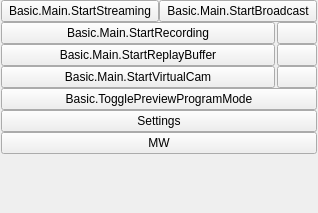
<?xml version="1.0" encoding="UTF-8"?>
<ui version="4.0">
 <class>OBSBasicControls</class>
 <widget class="QWidget" name="OBSBasicControls">
  <property name="geometry">
   <rect>
    <x>0</x>
    <y>0</y>
    <width>318</width>
    <height>213</height>
   </rect>
  </property>
  <layout class="QVBoxLayout" name="verticalLayout_9">
   <property name="spacing">
    <number>0</number>
   </property>
   <property name="leftMargin">
    <number>1</number>
   </property>
   <property name="topMargin">
    <number>0</number>
   </property>
   <property name="rightMargin">
    <number>1</number>
   </property>
   <property name="bottomMargin">
    <number>1</number>
   </property>
   <item>
    <widget class="QFrame" name="controlsFrame">
     <layout class="QVBoxLayout" name="buttonsVLayout">
      <property name="spacing">
       <number>0</number>
      </property>
      <property name="leftMargin">
       <number>0</number>
      </property>
      <property name="topMargin">
       <number>0</number>
      </property>
      <property name="rightMargin">
       <number>0</number>
      </property>
      <property name="bottomMargin">
       <number>0</number>
      </property>
      <item>
       <layout class="QHBoxLayout" name="horizontalLayout_7">
        <item>
         <widget class="QPushButton" name="streamButton">
          <property name="enabled">
           <bool>true</bool>
          </property>
          <property name="sizePolicy">
           <sizepolicy hsizetype="Ignored" vsizetype="Fixed">
            <horstretch>0</horstretch>
            <verstretch>0</verstretch>
           </sizepolicy>
          </property>
          <property name="minimumSize">
           <size>
            <width>150</width>
            <height>0</height>
           </size>
          </property>
          <property name="text">
           <string>Basic.Main.StartStreaming</string>
          </property>
         </widget>
        </item>
        <item>
         <widget class="QPushButton" name="broadcastButton">
          <property name="enabled">
           <bool>true</bool>
          </property>
          <property name="sizePolicy">
           <sizepolicy hsizetype="Ignored" vsizetype="Fixed">
            <horstretch>0</horstretch>
            <verstretch>0</verstretch>
           </sizepolicy>
          </property>
          <property name="minimumSize">
           <size>
            <width>150</width>
            <height>0</height>
           </size>
          </property>
          <property name="text">
           <string>Basic.Main.StartBroadcast</string>
          </property>
         </widget>
        </item>
       </layout>
      </item>
      <item>
       <layout class="QHBoxLayout" name="recordingLayout">
        <property name="spacing">
         <number>2</number>
        </property>
        <property name="leftMargin">
         <number>0</number>
        </property>
        <property name="topMargin">
         <number>0</number>
        </property>
        <property name="rightMargin">
         <number>0</number>
        </property>
        <property name="bottomMargin">
         <number>0</number>
        </property>
        <item>
         <widget class="QPushButton" name="recordButton">
          <property name="enabled">
           <bool>true</bool>
          </property>
          <property name="sizePolicy">
           <sizepolicy hsizetype="MinimumExpanding" vsizetype="Fixed">
            <horstretch>0</horstretch>
            <verstretch>0</verstretch>
           </sizepolicy>
          </property>
          <property name="minimumSize">
           <size>
            <width>0</width>
            <height>0</height>
           </size>
          </property>
          <property name="text">
           <string>Basic.Main.StartRecording</string>
          </property>
         </widget>
        </item>
        <item>
         <widget class="QPushButton" name="pauseRecordButton">
          <property name="enabled">
           <bool>true</bool>
          </property>
          <property name="minimumSize">
           <size>
            <width>0</width>
            <height>0</height>
           </size>
          </property>
          <property name="toolTip">
           <string>Basic.Main.PauseRecording</string>
          </property>
          <property name="accessibleName">
           <string>Basic.Main.PauseRecording</string>
          </property>
          <property name="icon">
           <iconset resource="obs.qrc">
            <normaloff>:/res/images/media-pause.svg</normaloff>:/res/images/media-pause.svg</iconset>
          </property>
          <property name="class" stdset="0">
           <string>icon-media-pause</string>
          </property>
         </widget>
        </item>
       </layout>
      </item>
      <item>
       <layout class="QHBoxLayout" name="replayBufferLayout">
        <property name="spacing">
         <number>2</number>
        </property>
        <property name="leftMargin">
         <number>0</number>
        </property>
        <property name="topMargin">
         <number>0</number>
        </property>
        <property name="rightMargin">
         <number>0</number>
        </property>
        <property name="bottomMargin">
         <number>0</number>
        </property>
        <item>
         <widget class="QPushButton" name="replayBufferButton">
          <property name="enabled">
           <bool>true</bool>
          </property>
          <property name="sizePolicy">
           <sizepolicy hsizetype="MinimumExpanding" vsizetype="Fixed">
            <horstretch>0</horstretch>
            <verstretch>0</verstretch>
           </sizepolicy>
          </property>
          <property name="minimumSize">
           <size>
            <width>0</width>
            <height>0</height>
           </size>
          </property>
          <property name="text">
           <string>Basic.Main.StartReplayBuffer</string>
          </property>
         </widget>
        </item>
        <item>
         <widget class="QPushButton" name="saveReplayButton">
          <property name="enabled">
           <bool>true</bool>
          </property>
          <property name="minimumSize">
           <size>
            <width>0</width>
            <height>0</height>
           </size>
          </property>
          <property name="toolTip">
           <string>Basic.Main.SaveReplay</string>
          </property>
          <property name="accessibleName">
           <string>Basic.Main.SaveReplay</string>
          </property>
          <property name="icon">
           <iconset resource="obs.qrc">
            <normaloff>:/res/images/save.svg</normaloff>:/res/images/save.svg</iconset>
          </property>
          <property name="class" stdset="0">
           <string>icon-save</string>
          </property>
         </widget>
        </item>
       </layout>
      </item>
      <item>
       <layout class="QHBoxLayout" name="virtualCamLayout">
        <property name="spacing">
         <number>2</number>
        </property>
        <property name="leftMargin">
         <number>0</number>
        </property>
        <property name="topMargin">
         <number>0</number>
        </property>
        <property name="rightMargin">
         <number>0</number>
        </property>
        <property name="bottomMargin">
         <number>0</number>
        </property>
        <item>
         <widget class="QPushButton" name="virtualCamButton">
          <property name="enabled">
           <bool>true</bool>
          </property>
          <property name="sizePolicy">
           <sizepolicy hsizetype="MinimumExpanding" vsizetype="Fixed">
            <horstretch>0</horstretch>
            <verstretch>0</verstretch>
           </sizepolicy>
          </property>
          <property name="minimumSize">
           <size>
            <width>0</width>
            <height>0</height>
           </size>
          </property>
          <property name="text">
           <string>Basic.Main.StartVirtualCam</string>
          </property>
         </widget>
        </item>
        <item>
         <widget class="QPushButton" name="virtualCamConfigButton">
          <property name="enabled">
           <bool>true</bool>
          </property>
          <property name="minimumSize">
           <size>
            <width>0</width>
            <height>0</height>
           </size>
          </property>
          <property name="toolTip">
           <string>Basic.Main.VirtualCamConfig</string>
          </property>
          <property name="accessibleName">
           <string>Basic.Main.VirtualCamConfig</string>
          </property>
          <property name="icon">
           <iconset resource="obs.qrc">
            <normaloff>:/settings/images/settings/general.svg</normaloff>:/settings/images/settings/general.svg</iconset>
          </property>
          <property name="class" stdset="0">
           <string>icon-gear</string>
          </property>
         </widget>
        </item>
       </layout>
      </item>
      <item>
       <widget class="QPushButton" name="modeSwitch">
        <property name="sizePolicy">
         <sizepolicy hsizetype="Ignored" vsizetype="Fixed">
          <horstretch>0</horstretch>
          <verstretch>0</verstretch>
         </sizepolicy>
        </property>
        <property name="minimumSize">
         <size>
          <width>150</width>
          <height>0</height>
         </size>
        </property>
        <property name="text">
         <string>Basic.TogglePreviewProgramMode</string>
        </property>
       </widget>
      </item>
      <item>
       <widget class="QPushButton" name="settingsButton">
        <property name="sizePolicy">
         <sizepolicy hsizetype="Ignored" vsizetype="Fixed">
          <horstretch>0</horstretch>
          <verstretch>0</verstretch>
         </sizepolicy>
        </property>
        <property name="minimumSize">
         <size>
          <width>150</width>
          <height>0</height>
         </size>
        </property>
        <property name="text">
         <string>Settings</string>
        </property>
       </widget>
      </item>
      <item>
       <widget class="QPushButton" name="mwButton">
        <property name="sizePolicy">
         <sizepolicy hsizetype="Ignored" vsizetype="Fixed">
          <horstretch>0</horstretch>
          <verstretch>0</verstretch>
         </sizepolicy>
        </property>
        <property name="minimumSize">
         <size>
          <width>150</width>
          <height>0</height>
         </size>
        </property>
        <property name="text">
         <string>MW</string>
        </property>
       </widget>
      </item>
      <item>
       <spacer name="expVSpacer">
        <property name="orientation">
         <enum>Qt::Orientation::Vertical</enum>
        </property>
        <property name="sizeHint" stdset="0">
         <size>
          <width>0</width>
          <height>0</height>
         </size>
        </property>
       </spacer>
      </item>
     </layout>
    </widget>
   </item>
  </layout>
 </widget>
 <resources>
  <include location="obs.qrc"/>
 </resources>
 <connections/>
</ui>
